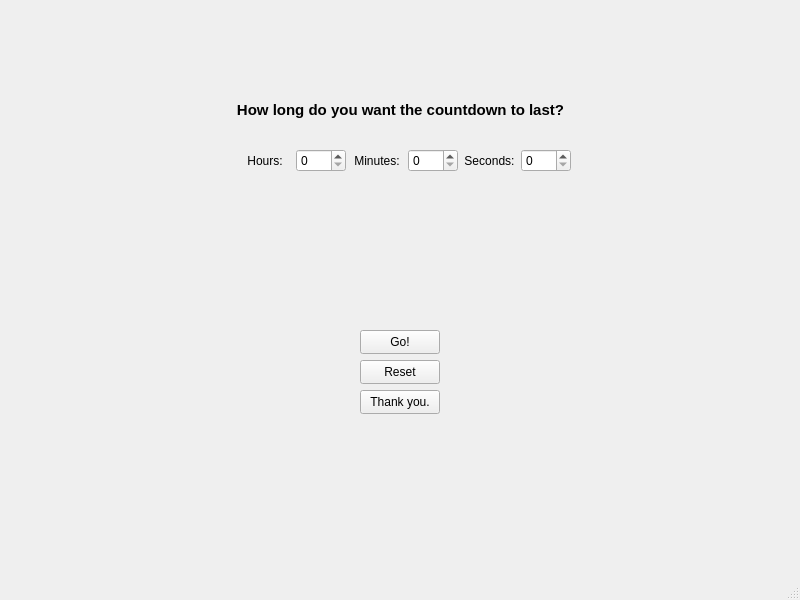
<?xml version="1.0" encoding="UTF-8"?>
<ui version="4.0">
 <class>Countdown</class>
 <widget class="QMainWindow" name="Countdown">
  <property name="geometry">
   <rect>
    <x>0</x>
    <y>0</y>
    <width>800</width>
    <height>600</height>
   </rect>
  </property>
  <property name="windowTitle">
   <string>Countdown</string>
  </property>
  <widget class="QWidget" name="centralwidget">
   <widget class="QLabel" name="label">
    <property name="enabled">
     <bool>true</bool>
    </property>
    <property name="geometry">
     <rect>
      <x>0</x>
      <y>100</y>
      <width>801</width>
      <height>20</height>
     </rect>
    </property>
    <property name="sizePolicy">
     <sizepolicy hsizetype="Preferred" vsizetype="Preferred">
      <horstretch>0</horstretch>
      <verstretch>0</verstretch>
     </sizepolicy>
    </property>
    <property name="font">
     <font>
      <pointsize>11</pointsize>
      <bold>true</bold>
     </font>
    </property>
    <property name="text">
     <string>How long do you want the countdown to last?</string>
    </property>
    <property name="alignment">
     <set>Qt::AlignCenter</set>
    </property>
   </widget>
   <widget class="QPushButton" name="resetButton">
    <property name="geometry">
     <rect>
      <x>360</x>
      <y>360</y>
      <width>80</width>
      <height>24</height>
     </rect>
    </property>
    <property name="text">
     <string>Reset</string>
    </property>
   </widget>
   <widget class="QLabel" name="numlabel">
    <property name="geometry">
     <rect>
      <x>0</x>
      <y>250</y>
      <width>801</width>
      <height>36</height>
     </rect>
    </property>
    <property name="font">
     <font>
      <pointsize>20</pointsize>
     </font>
    </property>
    <property name="layoutDirection">
     <enum>Qt::LeftToRight</enum>
    </property>
    <property name="text">
     <string/>
    </property>
    <property name="alignment">
     <set>Qt::AlignCenter</set>
    </property>
   </widget>
   <widget class="QPushButton" name="cdButton">
    <property name="geometry">
     <rect>
      <x>360</x>
      <y>330</y>
      <width>80</width>
      <height>24</height>
     </rect>
    </property>
    <property name="text">
     <string>Go!</string>
    </property>
   </widget>
   <widget class="QPushButton" name="closeButton">
    <property name="geometry">
     <rect>
      <x>360</x>
      <y>390</y>
      <width>80</width>
      <height>24</height>
     </rect>
    </property>
    <property name="text">
     <string>Thank you.</string>
    </property>
   </widget>
   <widget class="QLabel" name="text_above_num_label">
    <property name="geometry">
     <rect>
      <x>0</x>
      <y>190</y>
      <width>801</width>
      <height>41</height>
     </rect>
    </property>
    <property name="font">
     <font>
      <pointsize>14</pointsize>
     </font>
    </property>
    <property name="text">
     <string/>
    </property>
    <property name="alignment">
     <set>Qt::AlignCenter</set>
    </property>
   </widget>
   <widget class="QWidget" name="layoutWidget">
    <property name="geometry">
     <rect>
      <x>240</x>
      <y>140</y>
      <width>331</width>
      <height>41</height>
     </rect>
    </property>
    <layout class="QHBoxLayout" name="horizontalLayout">
     <item>
      <widget class="QLabel" name="hLabel">
       <property name="text">
        <string>Hours:</string>
       </property>
       <property name="alignment">
        <set>Qt::AlignCenter</set>
       </property>
      </widget>
     </item>
     <item>
      <widget class="QSpinBox" name="spinHours">
       <property name="maximum">
        <number>24</number>
       </property>
      </widget>
     </item>
     <item>
      <widget class="QLabel" name="mLabel">
       <property name="text">
        <string>Minutes:</string>
       </property>
       <property name="alignment">
        <set>Qt::AlignCenter</set>
       </property>
      </widget>
     </item>
     <item>
      <widget class="QSpinBox" name="spinMinutes">
       <property name="maximum">
        <number>59</number>
       </property>
      </widget>
     </item>
     <item>
      <widget class="QLabel" name="sLabel">
       <property name="text">
        <string>Seconds:</string>
       </property>
       <property name="alignment">
        <set>Qt::AlignCenter</set>
       </property>
      </widget>
     </item>
     <item>
      <widget class="QSpinBox" name="spinSeconds">
       <property name="maximum">
        <number>59</number>
       </property>
      </widget>
     </item>
    </layout>
   </widget>
  </widget>
  <widget class="QMenuBar" name="menubar">
   <property name="geometry">
    <rect>
     <x>0</x>
     <y>0</y>
     <width>800</width>
     <height>21</height>
    </rect>
   </property>
  </widget>
  <widget class="QStatusBar" name="statusbar"/>
 </widget>
 <resources/>
 <connections/>
</ui>
